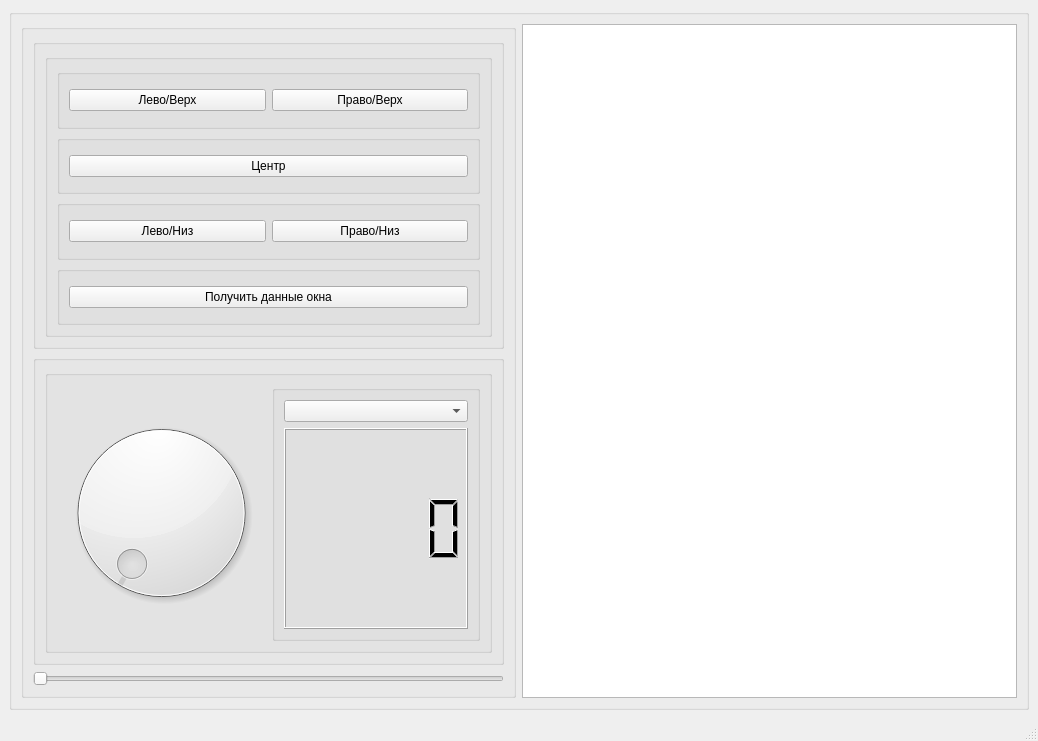
<?xml version="1.0" encoding="UTF-8"?>
<ui version="4.0">
 <class>MainWindow</class>
 <widget class="QMainWindow" name="MainWindow">
  <property name="geometry">
   <rect>
    <x>0</x>
    <y>0</y>
    <width>1038</width>
    <height>741</height>
   </rect>
  </property>
  <property name="windowTitle">
   <string>MainWindow</string>
  </property>
  <widget class="QWidget" name="centralwidget">
   <layout class="QGridLayout" name="gridLayout">
    <item row="0" column="0">
     <widget class="QGroupBox" name="groupBox_10">
      <property name="title">
       <string/>
      </property>
      <layout class="QHBoxLayout" name="horizontalLayout_4">
       <item>
        <widget class="QGroupBox" name="groupBox_9">
         <property name="title">
          <string/>
         </property>
         <layout class="QVBoxLayout" name="verticalLayout_6">
          <item>
           <widget class="QGroupBox" name="groupBox_8">
            <property name="title">
             <string/>
            </property>
            <layout class="QVBoxLayout" name="verticalLayout_5">
             <item>
              <widget class="QGroupBox" name="groupBox_11">
               <property name="title">
                <string/>
               </property>
               <layout class="QVBoxLayout" name="verticalLayout_7">
                <item>
                 <widget class="QGroupBox" name="groupBox_6">
                  <property name="title">
                   <string/>
                  </property>
                  <layout class="QHBoxLayout" name="horizontalLayout_3">
                   <item>
                    <widget class="QPushButton" name="pushButton_5">
                     <property name="text">
                      <string>Лево/Верх</string>
                     </property>
                    </widget>
                   </item>
                   <item>
                    <widget class="QPushButton" name="pushButton_4">
                     <property name="text">
                      <string>Право/Верх</string>
                     </property>
                    </widget>
                   </item>
                  </layout>
                 </widget>
                </item>
                <item>
                 <widget class="QGroupBox" name="groupBox_5">
                  <property name="title">
                   <string/>
                  </property>
                  <layout class="QVBoxLayout" name="verticalLayout_3">
                   <item>
                    <widget class="QPushButton" name="pushButton_6">
                     <property name="text">
                      <string>Центр</string>
                     </property>
                    </widget>
                   </item>
                  </layout>
                 </widget>
                </item>
                <item>
                 <widget class="QGroupBox" name="groupBox_4">
                  <property name="title">
                   <string/>
                  </property>
                  <layout class="QHBoxLayout" name="horizontalLayout_2">
                   <item>
                    <widget class="QPushButton" name="pushButton">
                     <property name="text">
                      <string>Лево/Низ</string>
                     </property>
                    </widget>
                   </item>
                   <item>
                    <widget class="QPushButton" name="pushButton_2">
                     <property name="text">
                      <string>Право/Низ</string>
                     </property>
                    </widget>
                   </item>
                  </layout>
                 </widget>
                </item>
                <item>
                 <widget class="QGroupBox" name="groupBox_7">
                  <property name="title">
                   <string/>
                  </property>
                  <layout class="QVBoxLayout" name="verticalLayout_4">
                   <item>
                    <widget class="QPushButton" name="pushButton_3">
                     <property name="text">
                      <string>Получить данные окна</string>
                     </property>
                     <property name="flat">
                      <bool>false</bool>
                     </property>
                    </widget>
                   </item>
                  </layout>
                 </widget>
                </item>
               </layout>
              </widget>
             </item>
            </layout>
           </widget>
          </item>
          <item>
           <widget class="QGroupBox" name="groupBox_3">
            <property name="title">
             <string/>
            </property>
            <layout class="QVBoxLayout" name="verticalLayout_2">
             <item>
              <widget class="QGroupBox" name="groupBox_2">
               <property name="title">
                <string/>
               </property>
               <layout class="QHBoxLayout" name="horizontalLayout">
                <item>
                 <widget class="QDial" name="dial"/>
                </item>
                <item>
                 <widget class="QGroupBox" name="groupBox">
                  <property name="title">
                   <string/>
                  </property>
                  <layout class="QVBoxLayout" name="verticalLayout">
                   <item>
                    <widget class="QComboBox" name="comboBox"/>
                   </item>
                   <item>
                    <widget class="QLCDNumber" name="lcdNumber"/>
                   </item>
                  </layout>
                 </widget>
                </item>
               </layout>
              </widget>
             </item>
            </layout>
           </widget>
          </item>
          <item>
           <widget class="QSlider" name="horizontalSlider">
            <property name="orientation">
             <enum>Qt::Horizontal</enum>
            </property>
           </widget>
          </item>
         </layout>
        </widget>
       </item>
       <item>
        <widget class="QPlainTextEdit" name="plainTextEdit"/>
       </item>
      </layout>
     </widget>
    </item>
   </layout>
  </widget>
  <widget class="QMenuBar" name="menubar">
   <property name="geometry">
    <rect>
     <x>0</x>
     <y>0</y>
     <width>1038</width>
     <height>21</height>
    </rect>
   </property>
  </widget>
  <widget class="QStatusBar" name="statusbar"/>
 </widget>
 <resources/>
 <connections/>
</ui>
